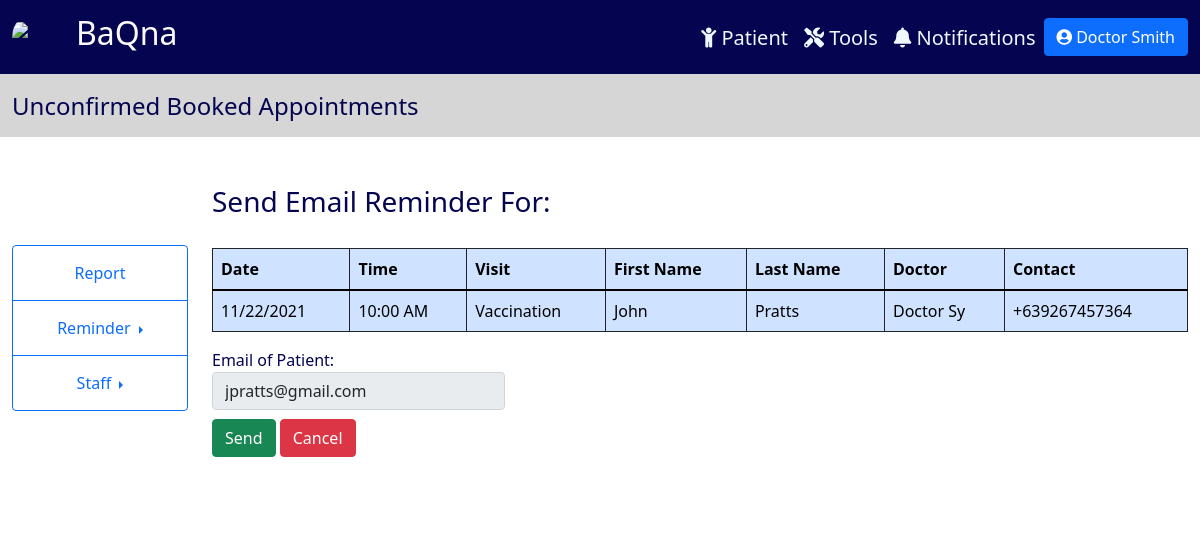
Page /unconfirmedApptsEmail/34 (signed in) on the committed database.
### tracker/models.py (models this page shows, shortened)
class Physician(models.Model):
    CAN_REG = (
        ('Yes', 'Yes'),
        ('No', 'No'),
    )
    user = models.OneToOneField(User, null=True, on_delete=models.CASCADE)
    prefix = models.CharField(max_length=100, null=True, blank=True)
    last_name = models.CharField(max_length=100, null=True)
    first_name = models.CharField(max_length=100, null=True)
    title = models.CharField(max_length=100, null=True, blank=True)
    date_start = models.DateField(null=True, blank=True)
    date_end = models.DateField(null=True, blank=True)
    cell_no = PhoneNumberField(null=True, blank=True)
    doc_type = models.CharField(max_length=100, null=True)
    can_reg = models.CharField(max_length=100, null=True, blank=True, choices=CAN_REG)
    def __str__(self):
        return self.doc_type + " " + self.last_name

class Appointment(models.Model):
    STATUS = (
        ('Blank','Blank'),
        ('Confirmed', 'Confirmed'),
        ('Cancelled', 'Cancelled'),
        ('Rescheduled', 'Rescheduled'),
        ('Requested', 'Requested'),
    )
    patient = models.ForeignKey(Patient, null=True, blank=True, on_delete=models.CASCADE)
    status = models.CharField(max_length=100, choices=STATUS, null=True)
    date = models.DateField(null=True)
    time = models.TimeField(null=True)
    doctor = models.ForeignKey(Physician, on_delete=models.CASCADE)
    visit = models.CharField(max_length=100, null=True)
    location = models.CharField(max_length=100, null=True)
    date_created = models.DateTimeField(null=True, auto_now_add=True)

class Patient(models.Model):
    SEX = (
        ('M', 'Male'),
        ('F', 'Female'),
    )
    last_name = models.CharField(max_length=100, null=True)
    first_name = models.CharField(max_length=100, null=True)
    middle_name = models.CharField(max_length=100, null=True, blank=True)
    suffix = models.CharField(max_length=2, null=True, blank=True)
    nick_name = models.CharField(max_length=100, null=True, blank=True)
    sex = models.CharField(max_length=1, null=True, choices=SEX)
    birthdate = models.DateField(null=True)
    age = models.CharField(max_length=100, null=True, blank=True)
    attending_doctor = models.ForeignKey(Physician, related_name="docpatient", on_delete=models.CASCADE, null=True)
    cert_date = models.DateField(null=True, blank=True)
    cell_no = PhoneNumberField(null=True, blank=True, validators=[MaxLengthValidator(13)])
    landline = models.CharField(max_length=100, null=True, blank=True)
    email = models.EmailField(max_length=254, null=True, blank=True)
    house_no = models.CharField(max_length=100, null=True, blank=True)
    barangay = models.CharField(max_length=100, null=True, blank=True)
    city = models.CharField(max_length=100, null=True, blank=True)
    region = models.CharField(max_length=100, null=True, blank=True)
    zip = models.IntegerField(null=True, blank=True)
    mfname = models.CharField(max_length=100, null=True, blank=True)
    mlname = models.CharField(max_length=100, null=True, blank=True)
    mcontact = PhoneNumberField(null=True, blank=True)
    memail = models.EmailField(max_length=254, null=True, blank=True)
    ffname = models.CharField(max_length=100, null=True, blank=True)
    flname = models.CharField(max_length=100, null=True, blank=True)
    fcontact = PhoneNumberField(null=True, blank=True)
    femail = models.EmailField(max_length=254, null=True, blank=True)
    c1full_name = models.CharField(max_length=100, null=True, blank=True)
    relation1 = models.CharField(max_length=100, null=True, blank=True)
    c1contact = PhoneNumberField(null=True, blank=True)
    c2full_name = models.CharField(max_length=100, null=True, blank=True)
    relation2 = models.CharField(max_length=100, null=True, blank=True)
    c2contact = PhoneNumberField(null=True, blank=True)

### tracker/views.py (the view, shortened to what this page needs)
# urls.py: path('unconfirmedApptsEmail/<str:pk>', views.unconfirmedApptsEmail, name='unconfirmedApptsEmail'),
@login_required(login_url='login')
def unconfirmedApptsEmail(request, pk):
    appointment = Appointment.objects.get(id=pk)
    email = appointment.patient.email
    data = {
        'appointment': appointment,
    }
    return render(request, 'tracker/unconfirmedApptsEmail.html', data)

### tracker/templatetags/auth_extras.py (called while the page is built)
@register.filter(name='has_group')
def has_group(user, group_name):
    group = Group.objects.get(name=group_name)
    return True if group in user.groups.all() else False

### tracker/templates/tracker/unconfirmedApptsEmail.html (shortened to what this page needs)
{% extends 'tracker/main.html' %}
{% block content %}
{% load auth_extras %}
<nav class="navbar navbar-expand-xl" style="background-color: rgb(214, 214, 214);">
  <div class="container-fluid">
    <div class="collapse navbar-collapse me-auto" id="navbarTogglerDemo02">
      <div style="margin-right: auto; margin-top: 10px;">
        <ul class="navbar-nav me-auto mb-2 mb-lg-0 navbar-custom">
          <li class="nav-item" style="margin-right: 5px">
              <h4>Unconfirmed Booked Appointments</h4>
          </li>
        </ul>
      </div>
    </div>
  </div>
</nav>
<div class="container-fluid" style="padding:1%; ">
    <div class="row">
        <div class="col-lg-2" style="background-color: rgb(255, 255, 255);display: flex; justify-content: center; align-items: center; padding-top: 8%; padding-bottom: 8%;">
            <div class="btn-group-vertical" style="display: block;">
              <a class="btn btn-outline-primary" href="{% url 'report' %}">Report</a>
              <div class="btn-group dropend">
                <a class="btn btn-outline-primary dropdown-toggle" data-bs-toggle="dropdown" aria-expanded="false">
                  Reminder
                </a>
              </div>
              {% if request.user.physician.can_reg == "Yes" or request.user|has_group:"Admin" %}
              <div class="btn-group dropend">
                <a class="btn btn-outline-primary dropdown-toggle" data-bs-toggle="dropdown" aria-expanded="false">
                  Staff
                </a>
              </div>
              {% endif %}
            </div>
        </div>
        <div class="col-lg" style="background-color: white; padding-top: 3%;">
          <h3>Send Email Reminder For:</h3>
          <table id="rows" class="table table-primary table-bordered border-dark" style="margin-top: 3%;">
            <thead>
              <th>Date</th>
              <th>Time</th>
              <th>Visit</th>
              <th>First Name</th>
              <th>Last Name</th>
              <th>Doctor</th>
              <th>Contact</th>
            </thead>
            <tbody>
              <td>{{appointment.date}}</td>
              <td>{{appointment.time}}</td>
              <td>{{appointment.visit}}</td>
              <td>{{appointment.patient.first_name}}</td>
              <td>{{appointment.patient.last_name}}</td>
              <td>{{appointment.doctor}}</td>
              <td>{{appointment.patient.cell_no}}</td>
            </tbody>
          </table>
          <form method="post">
            <label>Email of Patient:</label>
            <input id="email" style="width:30%;" type="text" class="form-control" value="{{appointment.patient.email}}" readonly>
            <button style="margin-top:1%;" type="submit" class="btn btn-success">Send</button>
            <a href="{% url 'unconfirmedAppts' %}" style="margin-top:1%;" class="btn btn-danger">Cancel</a>
          </form>
        </div>
    </div>
</div>
{% endblock content %}

### tracker/templates/tracker/main.html (shortened to what this page needs)
{% load static %} {% load auth_extras %}
<!DOCTYPE html>
<html lang="en">
<head>
    <link href="https://cdn.jsdelivr.net/npm/bootstrap@5.1.3/dist/css/bootstrap.min.css" rel="stylesheet">
    <link rel="stylesheet" href="https://cdnjs.cloudflare.com/ajax/libs/font-awesome/5.15.3/css/all.min.css" />
    <link rel="stylesheet" href="https://cdnjs.cloudflare.com/ajax/libs/tempusdominus-bootstrap-4/5.1.2/css/tempusdominus-bootstrap-4.min.css" />
</head>
<body>
  <nav class="navbar navbar-expand-xl" style="background-color: rgb(4, 4, 80);color: white;">
    <div class="container-fluid">
      {% if request.user|has_group:'Patient User' %}
        <a href="{% url 'homePatient' %}" class="navbar-brand">
          <div class="logo-image">
            <img src="https://i.ibb.co/drT8m1M/logo.jpg" class="img-fluid">
          </div>
        </a>
        <a href="{% url 'homePatient' %}"><h2 style="float: left; color: #FAFAFA;">BaQna</h2></a>
      {% else %}
        <a href="{% url 'home' %}" class="navbar-brand">
          <div class="logo-image">
            <img src="https://i.ibb.co/drT8m1M/logo.jpg" class="img-fluid">
          </div>
        </a>
        <a href="{% url 'home' %}"><h2 style="float: left; color: #FAFAFA;">BaQna</h2></a>
      {% endif %}
      <div class="collapse navbar-collapse me-auto" id="navbarTogglerDemo02">
        <div style="margin-left: auto;margin-top: 10px;">
          <ul class="navbar-nav me-auto mb-2 mb-lg-0 navbar-custom">
            {% if request.user|has_group:"Doctor" or request.user|has_group:"Admin" %}
            <li class="nav-item" style="margin-left: 15rem;">
              <a class="nav-link" href="{% url 'home' %}"><h5><i class="fas fa-child"></i> Patient</h5></a>
            </li>
            <li class="nav-item">
              <a class="nav-link" href="{% url 'report' %}"><h5><i class="fas fa-tools"></i> Tools</h5></a>
            </li>
            <li class="nav-item">
              <a class="nav-link" href="{% url 'notifs' %}"><h5><i class="fas fa-bell"></i> Notifications</h5></a>
            </li>
            {% endif %}
            <li class="nav-item">
              <div class="dropdown">
                <button class="btn btn-primary" type="button" id="dropdownMenuButton1" data-bs-toggle="dropdown" aria-expanded="false">
                  <i class="fas fa-user-circle"></i>
                  {% if request.user|has_group:'Doctor' %}
                    {{request.user.physician}}
                  {% elif request.user|has_group:'Patient User' %}
                    {{request.user.patientuser}}
                  {% else %}
                    {{request.user}}
                  {% endif %}
                </button>
              </div>
            </li>
          </ul>
        </div>
      </div>
    </div>
  </nav>
  {% block content %}
  {% endblock %}
</body>
</html>

### tracker/templates/tracker/main.html (style rules this page uses)
body { color:rgb(4, 4, 80); }
.navbar-custom a { color: aliceblue; }
.logo-image { width: 48px; height: 48px; border-radius: 50%; overflow: hidden; }
.btn-group-vertical a { padding: 15px; }

### rows in the picture
Appointment: date "11/22/2021", time "10:00 AM", visit "Vaccination", patient.first_name "John", patient.last_name "Pratts", doctor "Doctor Sy", patient.cell_no "+639267457364", patient.email "jpratts@gmail.com"

### other values in the picture
{{ request.user.physician }} "Doctor Smith"
